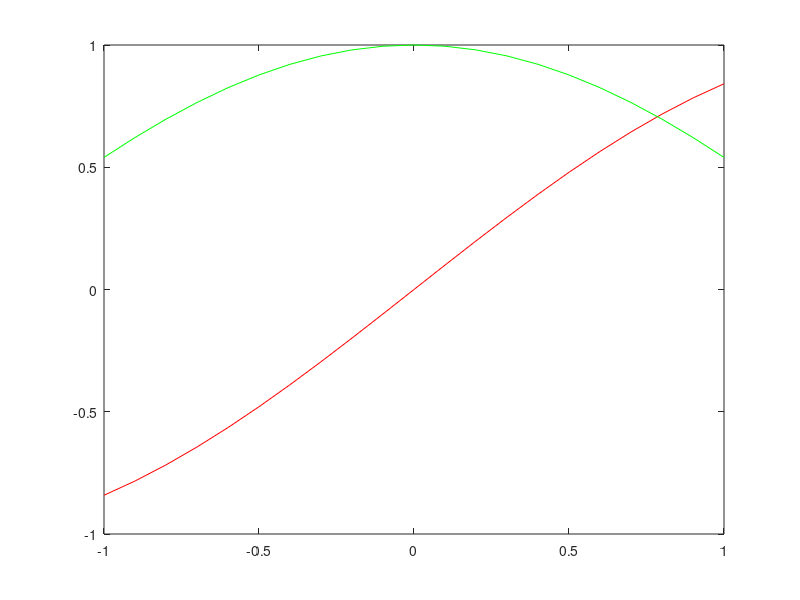

MATLAB code to generate this figure: (Note: this script raises an error after producing the figure.)
x=-1:0.1:1;
y1=sin(x);
y2=cos(x);
plot(x,y1,'r',x,y2,'g');
gtext('look') %鼠标指定位置显示说明文字
legend('sin','cos');%依据绘图先后顺序，标识曲线含义,用以区分不同曲线.

figure 
%plot3 三维曲线
t=0:pi/50:8*pi;
x=sin(t);
y=cos(t);
z=t;
plot3(x,y,z)
%mesh三维网格曲面

figure
[X,Y]=meshgrid(x,y); %根据x.y变化范围步长生成二维网格,X矩阵表示X轴变化，横向变换，对应位置的Y是同一个X.Y矩阵表示X变化
R=sqrt(X.^2+Y.^2)+eps;%+eps避免div 0 error,数值计算中需要注意避免div 0 
Z=sin(R)./R;
mesh(X,Y,Z)
%surf三维阴影曲面

figure
surf(X,Y,Z)
